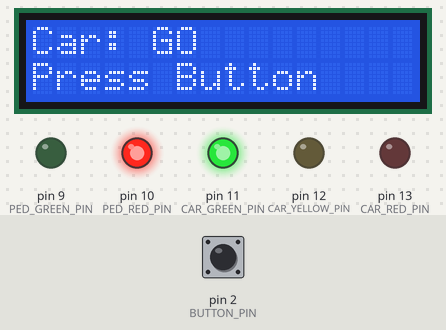
Simulated run of this sketch. Board: Arduino Uno, built with avr-gcc and run on an emulated ATmega328P. Parts: 16×2 character LCD, output pins drawn as LEDs (lit = HIGH). The inputs (shaded band) are chosen by the test bench; at power-on: pin 2 (BUTTON_PIN) HIGH. What the sketch prints to the serial monitor is not drawn.

Above: at 1.2 s.
1.3 s: pin 2 (BUTTON_PIN) pulled LOW for 0.15 s
At 2.1 s:
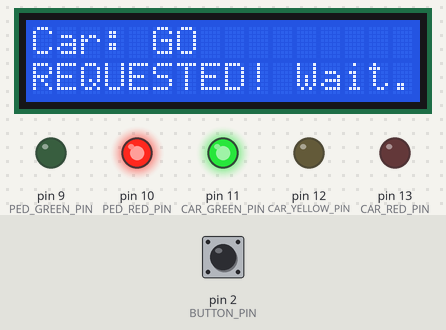
At 31.0 s:
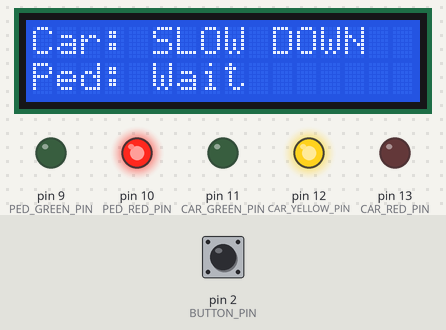
Timing chart, 0 to 33.5 s (numbered marks = the images above; inputs shaded):
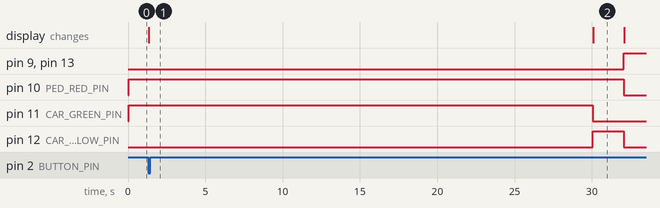

The sketch:

1_trafficlights_button.ino
```cpp
// --- LIBRARIES ---
#include <LiquidCrystal_I2C.h>

// --- LCD SETUP ---
// Common I2C Address is 0x27 or 0x3F. Check your module if 0x27 doesn't work.
// Ensure your wiring for SDA (A4) and SCL (A5) is correct.
LiquidCrystal_I2C lcd(0x27, 16, 2);

// --- PIN DEFINITIONS ---
// Car Traffic Light Pins
const int CAR_RED_PIN = 13;
const int CAR_YELLOW_PIN = 12;
const int CAR_GREEN_PIN = 11;

// Pedestrian Light Pins
const int PED_RED_PIN = 10;
const int PED_GREEN_PIN = 9;

// Button Pin (Connect one side to Pin 2, the other side to GND)
const int BUTTON_PIN = 2;

// --- MILLIS TIMING & STATE VARIABLES ---
unsigned long previousMillis = 0;   // Stores last time the state was updated
unsigned long requestTime = 0;      // Stores the millis() when the button was first pressed
int current_state = 0;              // 0: Car Green, 1: Car Yellow, 2: Car Red/Ped Walk
bool cross_requested = false;       // Flag to track if button was pressed

// --- TIMING CONSTANTS (in milliseconds) ---
// Adjust these values to change how long each light phase lasts.
const long GREEN_DURATION = 15000;  // Minimum Car Green duration (15 seconds)
const long YELLOW_DURATION = 2000;  // Car Yellow duration (2 seconds)
const long WALK_DURATION = 10000;   // Pedestrian Walk duration (10 seconds)
long phase_duration = GREEN_DURATION; // Duration for the current phase

// =======================================================
// HELPER FUNCTION for LCD
// =======================================================

void update_lcd_status(const char* line1, const char* line2) {
  lcd.clear();
  lcd.setCursor(0, 0); // Start of the first line
  lcd.print(line1);
  lcd.setCursor(0, 1); // Start of the second line
  lcd.print(line2);
}

// =======================================================
// SETUP FUNCTION - Runs once when Arduino starts
// =======================================================

void setup() {
  // --- Initialize LCD ---
  lcd.init();
  lcd.backlight();

  // Set all LED pins as outputs
  pinMode(CAR_RED_PIN, OUTPUT);
  pinMode(CAR_YELLOW_PIN, OUTPUT);
  pinMode(CAR_GREEN_PIN, OUTPUT);
  pinMode(PED_RED_PIN, OUTPUT);
  pinMode(PED_GREEN_PIN, OUTPUT);

  // Set the button pin as an input with an internal PULLUP resistor
  pinMode(BUTTON_PIN, INPUT_PULLUP);

  // Set initial state
  digitalWrite(CAR_GREEN_PIN, HIGH);
  digitalWrite(PED_RED_PIN, HIGH);
  digitalWrite(CAR_RED_PIN, LOW);
  digitalWrite(CAR_YELLOW_PIN, LOW);
  digitalWrite(PED_GREEN_PIN, LOW);

  // Set initial timer state
  previousMillis = millis();

  // Update LCD with initial status
  update_lcd_status("Car: GO", "Press Button");

  Serial.begin(9600);
  Serial.println("System Initialized. Car Green.");
}

// =======================================================
// MAIN LOOP - Runs repeatedly
// =======================================================

void loop() {
  unsigned long currentMillis = millis();

  // 1. Check for button press
  if (digitalRead(BUTTON_PIN) == LOW && current_state == 0) {
    if (!cross_requested) {
      cross_requested = true;
      // Record the time the request was made
      requestTime = currentMillis;
      update_lcd_status("Car: GO", "REQUESTED! Wait...");
      Serial.println("Pedestrian request recorded.");
    }
    // IMPORTANT: If a request is already made, subsequent presses are ignored
    // until the cycle resets. This prevents the button from "nullifying" itself.
  }

  // 2. Check if the current phase time has elapsed OR if a transition condition is met
  if (currentMillis - previousMillis >= phase_duration) {
    previousMillis = currentMillis; // Reset timer for the next phase

    // --- STATE MACHINE ---
    switch (current_state) {
      case 0: // STATE 0: CAR GREEN
        // Transition only if:
        // 1. A request was made AND
        // 2. The minimum safe GREEN_DURATION has passed since the request time
        if (cross_requested && (currentMillis - requestTime >= GREEN_DURATION)) {
          current_state = 1; // -> State 1 (CAR YELLOW)
          phase_duration = YELLOW_DURATION;

          // Set Pins & LCD for State 1
          digitalWrite(CAR_GREEN_PIN, LOW);
          digitalWrite(CAR_YELLOW_PIN, HIGH);
          update_lcd_status("Car: SLOW DOWN", "Ped: Wait");
          Serial.println("Phase: Car Yellow");
        } else {
          // If no transition, reset timer to continuously check the request/time condition
          previousMillis = currentMillis;
        }
        break;

      case 1: // STATE 1: CAR YELLOW
        current_state = 2; // -> State 2 (CAR RED / PED WALK)
        phase_duration = WALK_DURATION;

        // Set Pins & LCD for State 2
        digitalWrite(CAR_YELLOW_PIN, LOW);
        digitalWrite(CAR_RED_PIN, HIGH);
        digitalWrite(PED_RED_PIN, LOW);
        digitalWrite(PED_GREEN_PIN, HIGH);
        update_lcd_status("Car: STOP", "Ped: WALK NOW!");
        Serial.println("Phase: Pedestrian Walk");
        break;

      case 2: // STATE 2: CAR RED / PED WALK
        current_state = 0; // -> State 0 (CAR GREEN - Reset)
        phase_duration = GREEN_DURATION;

        // Reset flags and timers for the next cycle
        cross_requested = false;
        requestTime = 0;

        // Set Pins & LCD for State 0
        digitalWrite(PED_GREEN_PIN, LOW);
        digitalWrite(PED_RED_PIN, HIGH);
        digitalWrite(CAR_RED_PIN, LOW);
        digitalWrite(CAR_GREEN_PIN, HIGH);
        update_lcd_status("Car: GO", "Press Button");
        Serial.println("Phase: Car Green (System Reset)");
        break;
    }
  }
}
```

Measured:
- after the input at 1.3 s, pin 9 (PED_GREEN_PIN), pin 13 (CAR_RED_PIN): LOW → HIGH after 30.8 s; pin 10 (PED_RED_PIN): HIGH → LOW after 30.8 s; pin 11 (CAR_GREEN_PIN): HIGH → LOW after 28.8 s; pin 12 (CAR_YELLOW_PIN): LOW → HIGH after 28.8 s, → LOW 2.0 s later; the display: changes at once (image 1)
